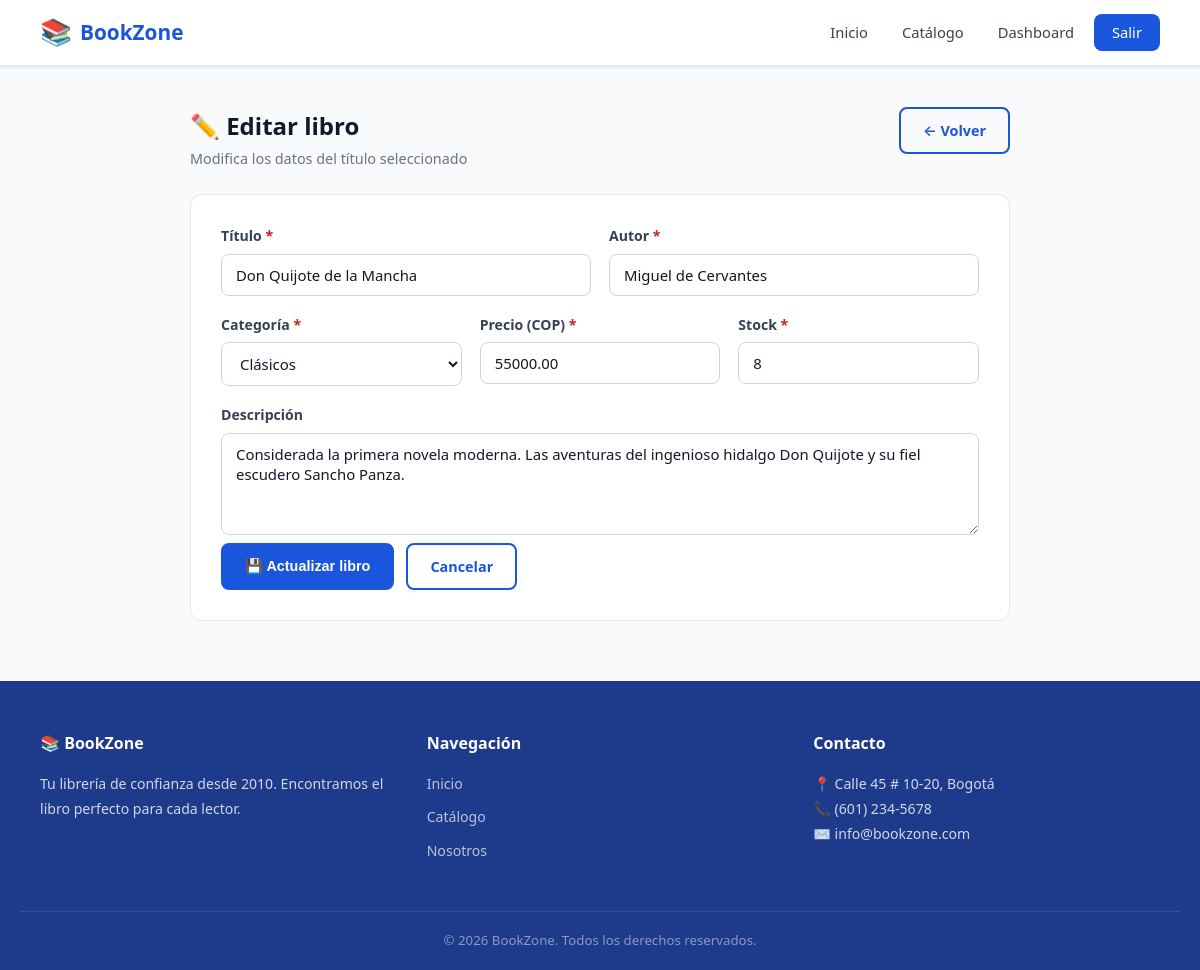
Screenshot of /public/?ruta=libros/editar&id=4 (signed in) with the database file from the repository.
### tables this page shows
CREATE TABLE IF NOT EXISTS libros (
    id INT AUTO_INCREMENT PRIMARY KEY,
    titulo VARCHAR(200) NOT NULL,
    autor VARCHAR(150) NOT NULL,
    categoria VARCHAR(100) NOT NULL,
    precio DECIMAL(10,2) NOT NULL DEFAULT 0.00,
    stock INT NOT NULL DEFAULT 0,
    descripcion TEXT,
    fecha_creacion DATETIME DEFAULT CURRENT_TIMESTAMP
);

### app/controllers/LibroController.php (called while the page is built, shortened)
<?php
require_once __DIR__ . '/../models/Libro.php';
class LibroController {
    public function editar(): void {
        $id    = (int)($_GET['id'] ?? 0);
        $libro = Libro::getById($id);
        require_once __DIR__ . '/../views/libros/editar.php';
    }
}

### public/index.php (called while the page is built, shortened)
<?php
require_once BASE_PATH . '/router.php';

### app/models/Libro.php (called while the page is built, shortened)
<?php
class Libro {
    public static function getById(int $id): array|false {
        $pdo = getConnection();
        $stmt = $pdo->prepare('SELECT * FROM libros WHERE id = ?');
        $stmt->execute([$id]);
        return $stmt->fetch();
    }
}

### app/views/libros/editar.php (the view, shortened to what this page needs)
<?php
require_once __DIR__ . '/../layout.php';
?>
<section class="dashboard-section">
    <div class="container form-container">
        <div class="page-heading">
            <div>
                <h1>✏️ Editar libro</h1>
                <p>Modifica los datos del título seleccionado</p>
            </div>
            <a href="/bookzone/public/?ruta=libros" class="btn btn-outline">← Volver</a>
        </div>
        <form action="/bookzone/public/?ruta=libros/editar" method="POST" class="data-form">
            <div class="form-row">
                <div class="form-group">
                    <label for="titulo">Título <span class="required">*</span></label>
                    <input type="text" id="titulo" name="titulo" required maxlength="200"
                           value="<?= htmlspecialchars($libro['titulo']) ?>">
                </div>
                <div class="form-group">
                    <label for="autor">Autor <span class="required">*</span></label>
                    <input type="text" id="autor" name="autor" required maxlength="150"
                           value="<?= htmlspecialchars($libro['autor']) ?>">
                </div>
            </div>
            <div class="form-row">
                <div class="form-group">
                    <label for="categoria">Categoría <span class="required">*</span></label>
                    <select id="categoria" name="categoria" required>
                        <?php
                        $cats = ['Literatura','Fantasía','Ciencia Ficción','Historia','Autoayuda','Misterio','Infantil','Clásicos','Otros'];
                        foreach ($cats as $c):
                        ?>
                        <option value="<?= $c ?>" <?= $libro['categoria'] === $c ? 'selected' : '' ?>><?= $c ?></option>
                        <?php endforeach; ?>
                    </select>
                </div>
                <div class="form-group">
                    <label for="precio">Precio (COP) <span class="required">*</span></label>
                    <input type="number" id="precio" name="precio" required min="0" step="500"
                           value="<?= htmlspecialchars($libro['precio']) ?>">
                </div>
                <div class="form-group">
                    <label for="stock">Stock <span class="required">*</span></label>
                    <input type="number" id="stock" name="stock" required min="0"
                           value="<?= htmlspecialchars($libro['stock']) ?>">
                </div>
            </div>
            <div class="form-group">
                <label for="descripcion">Descripción</label>
                <textarea id="descripcion" name="descripcion" rows="4"><?= htmlspecialchars($libro['descripcion'] ?? '') ?></textarea>
            </div>
            <div class="form-actions">
                <button type="submit" class="btn btn-primary">💾 Actualizar libro</button>
                <a href="/bookzone/public/?ruta=libros" class="btn btn-outline">Cancelar</a>
            </div>
        </form>
    </div>
</section>
<?php require_once __DIR__ . '/../layout_footer.php'; ?>

### public/css/style.css (style rules this page uses)
*, *::before, *::after { box-sizing: border-box; margin: 0; padding: 0; }
:root { --blue-900: #1e3a8a; --blue-800: #1e40af; --blue-700: #1d4ed8; --blue-600: #2563eb; --blue-500: #3b82f6; --blue-400: #60a5fa; --blue-100: #dbeafe; --blue-50: #eff6ff; --primary: #1a56db; --primary-dark: #1e3a8a; --primary-light: #dbeafe; --white: #ffffff; --gray-50: #f9fafb; --gray-100: #f3f4f6; --gray-200: #e5e7eb; --gray-300: #d1d5db; --gray-500: #6b7280; --gray-700: #374151; --gray-900: #111827; --success: #057a55; --success-bg: #def7ec; --danger: #c81e1e; --danger-bg:#fde8e8; --warning-bg:#fef3c7; --radius: 8px; --radius-lg: 12px; --shadow-sm: 0 1px 3px rgba(0,0,0,.08); --shadow: 0 4px 12px rgba(0,0,0,.1); --shadow-lg: 0 10px 30px rgba(0,0,0,.12); --font: 'Segoe UI', system-ui, -apple-system, sans-serif; --transition: .2s ease; --container: 1160px; }
html { scroll-behavior: smooth; }
body { font-family: var(--font); font-size: 16px; line-height: 1.6; color: var(--gray-700); background: var(--gray-50); min-height: 100vh; display: flex; flex-direction: column; }
a { color: var(--primary); text-decoration: none; transition: color var(--transition); }
.container { width: 100%; max-width: var(--container); margin: 0 auto; padding: 0 20px; }
.btn { display: inline-flex; align-items: center; gap: 6px; padding: 10px 22px; border-radius: var(--radius); font-size: .9rem; font-weight: 600; cursor: pointer; border: 2px solid transparent; transition: all var(--transition); white-space: nowrap; }
.btn-primary { background: var(--primary); color: var(--white); border-color: var(--primary); }
.btn-outline { background: transparent; color: var(--primary); border-color: var(--primary); }
.form-group { display: flex; flex-direction: column; gap: 6px; flex: 1 1 200px; }
.form-group label { font-size: .88rem; font-weight: 600; color: var(--gray-700); }
.form-group input, .form-group select, .form-group textarea { padding: 10px 14px; border: 1.5px solid var(--gray-300); border-radius: var(--radius); font-size: .93rem; font-family: var(--font); color: var(--gray-900); background: var(--white); transition: border-color var(--transition), box-shadow var(--transition); width: 100%; }
.required { color: var(--danger); }
.form-row { display: flex; gap: 18px; flex-wrap: wrap; margin-bottom: 18px; }
.data-form { background: var(--white); padding: 30px; border-radius: var(--radius-lg); border: 1px solid var(--gray-200); }
.form-container { max-width: 860px; }
.form-actions { display: flex; gap: 12px; margin-top: 8px; flex-wrap: wrap; }
.dashboard-section { padding: 40px 0 60px; }
.page-heading { display: flex; justify-content: space-between; align-items: flex-start; flex-wrap: wrap; gap: 12px; margin-bottom: 24px; }
.page-heading h1 { font-size: 1.5rem; color: var(--gray-900); }
.page-heading p { color: var(--gray-500); margin-top: 2px; font-size: .9rem; }

### rows the page displays
libros: titulo "Don Quijote de la Mancha", autor "Miguel de Cervantes", categoria "Clásicos", precio "55000.00", stock "8", descripcion "Considerada la primera novela moderna. Las aventuras del ingenioso hidalgo Don Quijote y su fiel escudero Sancho Panza."
